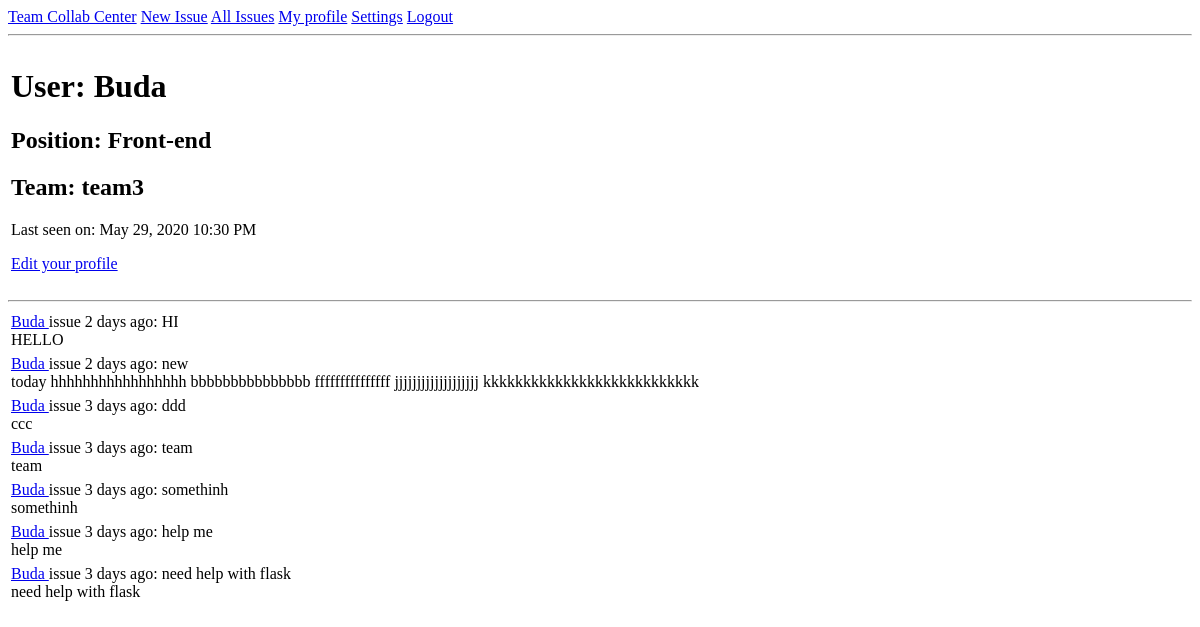
The page /user/Buda (signed in) on the database as committed earlier.
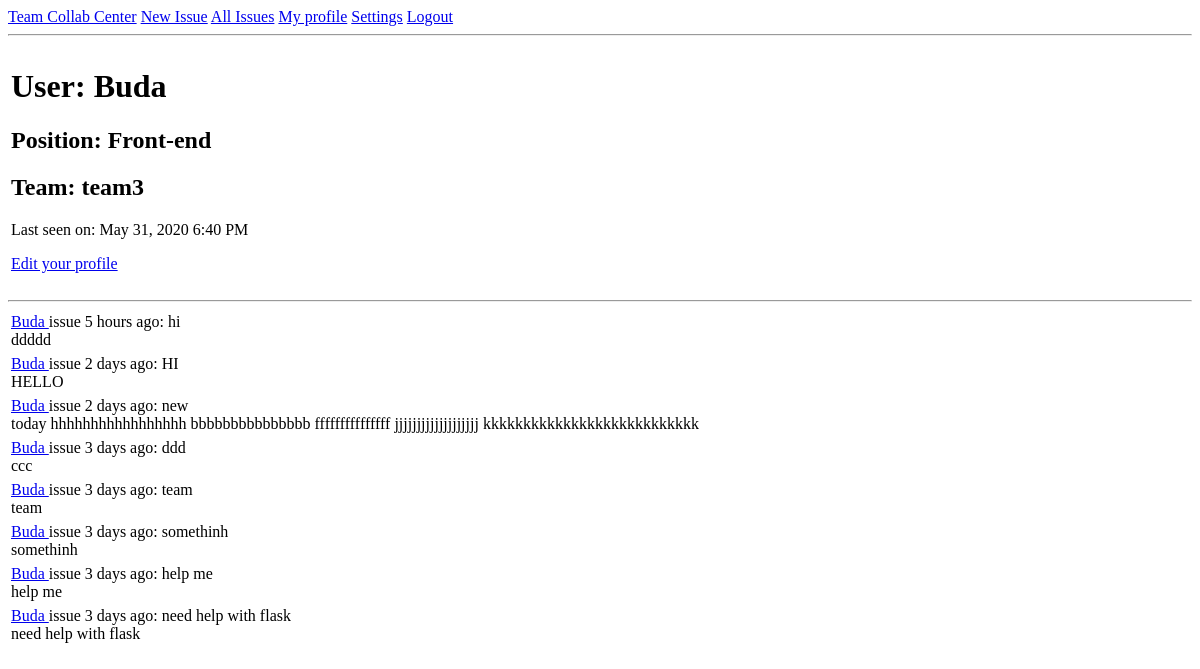
The same page on the database as committed later.
### app/models.py (models this page shows, shortened)
class User(UserMixin, db.Model):
    __tablename__='users'
    id = db.Column(db.Integer, primary_key=True)
    username = db.Column(db.String(64), index=True, unique=True)
    email = db.Column(db.String(120), index=True, unique=True)
    password_hash = db.Column(db.String(128))
    posts = db.relationship('Post', backref='author', lazy='dynamic')
    position_id = db.Column(db.Integer, db.ForeignKey('position.id'))
    about_me = db.Column(db.String(240))
    last_seen = db.Column(db.DateTime, default=datetime.utcnow)
    team_id = db.Column(db.Integer, db.ForeignKey('teams.id'))

class Post(db.Model):
    __tablename__='posts'
    id = db.Column(db.Integer, primary_key=True)
    title = db.Column(db.String(64))
    description = db.Column(db.String(1000))
    timestamp = db.Column(db.DateTime, index=True, default=datetime.utcnow)
    user_id = db.Column(db.Integer, db.ForeignKey('users.id'))
    team_id = db.Column(db.Integer, db.ForeignKey('teams.id'))

### app/routes.py (the view)
@app.route('/user/<username>')
@login_required
def user(username):
    user = User.query.filter_by(username=username).first_or_404()
    page = request.args.get('page', 1, type=int)
    posts = Post.query.filter_by(user_id=user.id).order_by(
        Post.timestamp.desc()).paginate(
        page, app.config['POSTS_PER_PAGE'], False)
    next_url = url_for('user', username=user.username, page=posts.next_num) \
        if posts.has_next else None
    prev_url = url_for('user', username=user.username, page=posts.prev_num) \
        if posts.has_prev else None
    return render_template('user.html', user=user, posts=posts.items,
                           next_url=next_url, prev_url=prev_url)

### app/models.py (called while the page is built)
@login.user_loader
def load_user(id):
    return User.query.get(int(id))

### app/routes.py (called while the page is built)
@app.before_request
def before_request():
    if current_user.is_authenticated:
        current_user.last_seen = datetime.utcnow()
        db.session.commit()

### app/templates/user.html (shortened to what this page needs)
{% extends "base.html" %}
{% block content %}
    <table>
        <tr valign="top">
            <td>
                <h1>User: {{ user.username }}</h1>
                <h2>Position: {{ user.position_members.name }}</h2>
                <h2>Team: {{ user.team_members.name }}</h2>
                {% if user.last_seen %}
                    <p>Last seen on: {{ moment(user.last_seen).format('LLL') }}</p>
                {% endif %}
                {% if user == current_user %}
                <p><a href="{{ url_for('edit_profile') }}">Edit your profile</a></p>
                {% endif %}
            </td>
        </tr>
    </table>
    <hr>
    {% for post in posts %}
        {% include '_post.html' %}
    {% endfor %}
{% endblock %}

### app/templates/_post.html
<table>
    <tr valign="top">
        <td>
            <a href="{{ url_for('user', username=post.author.username) }}">
            {{ post.author.username }}
            </a>
            issue {{ moment(post.timestamp).fromNow() }}: {{ post.title }}
            <br>
            {{ post.description }}
        </td>
    </tr>
</table>

Rows that differ between the two databases and show on the page:
changed User "Buda": last_seen "May 29, 2020 10:30 PM" → "May 31, 2020 6:40 PM"
added Post: author.username "Buda", timestamp "5 hours ago", title "hi", description "ddddd"
